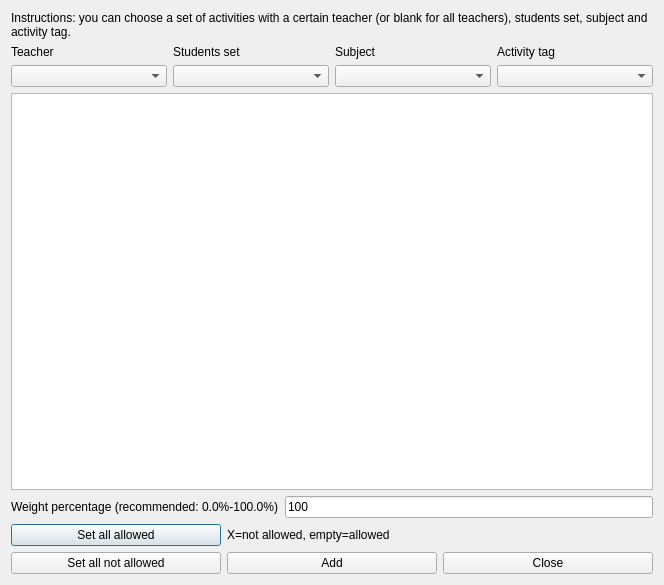
<?xml version="1.0" encoding="UTF-8"?>
<ui version="4.0">
 <class>AddConstraintActivitiesPreferredTimeSlotsForm_template</class>
 <widget class="QDialog" name="AddConstraintActivitiesPreferredTimeSlotsForm_template">
  <property name="geometry">
   <rect>
    <x>0</x>
    <y>0</y>
    <width>664</width>
    <height>585</height>
   </rect>
  </property>
  <property name="windowTitle">
   <string extracomment="This is the title of the dialog to add a new constraint of this type">Add activities preferred time slots</string>
  </property>
  <layout class="QGridLayout" name="gridLayout_2">
   <item row="0" column="0">
    <widget class="QLabel" name="instructionsTextLabel">
     <property name="sizePolicy">
      <sizepolicy hsizetype="Minimum" vsizetype="Minimum">
       <horstretch>0</horstretch>
       <verstretch>0</verstretch>
      </sizepolicy>
     </property>
     <property name="text">
      <string>Instructions: you can choose a set of activities with a certain teacher (or blank for all teachers), students set, subject and activity tag.</string>
     </property>
     <property name="wordWrap">
      <bool>true</bool>
     </property>
    </widget>
   </item>
   <item row="1" column="0">
    <layout class="QGridLayout" name="filterGridLayout">
     <item row="0" column="3">
      <widget class="QLabel" name="activityTagsTextLabel">
       <property name="text">
        <string>Activity tag</string>
       </property>
       <property name="wordWrap">
        <bool>false</bool>
       </property>
      </widget>
     </item>
     <item row="1" column="1">
      <widget class="QComboBox" name="studentsComboBox"/>
     </item>
     <item row="1" column="3">
      <widget class="QComboBox" name="activityTagsComboBox"/>
     </item>
     <item row="0" column="1">
      <widget class="QLabel" name="studentsTextLabel">
       <property name="text">
        <string>Students set</string>
       </property>
       <property name="wordWrap">
        <bool>false</bool>
       </property>
      </widget>
     </item>
     <item row="1" column="2">
      <widget class="QComboBox" name="subjectsComboBox"/>
     </item>
     <item row="0" column="2">
      <widget class="QLabel" name="subjectsTextLabel">
       <property name="text">
        <string>Subject</string>
       </property>
       <property name="wordWrap">
        <bool>false</bool>
       </property>
      </widget>
     </item>
     <item row="1" column="0">
      <widget class="QComboBox" name="teachersComboBox"/>
     </item>
     <item row="0" column="0">
      <widget class="QLabel" name="teachersTextLabel">
       <property name="text">
        <string>Teacher</string>
       </property>
       <property name="wordWrap">
        <bool>false</bool>
       </property>
      </widget>
     </item>
    </layout>
   </item>
   <item row="2" column="0">
    <widget class="QTableWidget" name="preferredTimesTable"/>
   </item>
   <item row="3" column="0">
    <layout class="QHBoxLayout" name="weightBoxLayout">
     <item>
      <widget class="QLabel" name="weightTextLabel">
       <property name="frameShape">
        <enum>QFrame::NoFrame</enum>
       </property>
       <property name="frameShadow">
        <enum>QFrame::Plain</enum>
       </property>
       <property name="text">
        <string>Weight percentage (recommended: 0.0%-100.0%)</string>
       </property>
       <property name="wordWrap">
        <bool>false</bool>
       </property>
      </widget>
     </item>
     <item>
      <widget class="QLineEdit" name="weightLineEdit">
       <property name="text">
        <string>100</string>
       </property>
      </widget>
     </item>
    </layout>
   </item>
   <item row="4" column="0">
    <layout class="QGridLayout" name="buttonsGridLayout">
     <item row="0" column="0">
      <widget class="QPushButton" name="setAllAllowedPushButton">
       <property name="text">
        <string>Set all allowed</string>
       </property>
      </widget>
     </item>
     <item row="0" column="1" colspan="2">
      <widget class="QLabel" name="label">
       <property name="text">
        <string extracomment="This is an explanation in a dialog for a constraint. It says that symbol X means that this slot is not allowed, and an empty cell means that the slot is allowed">X=not allowed, empty=allowed</string>
       </property>
      </widget>
     </item>
     <item row="1" column="0">
      <widget class="QPushButton" name="setAllNotAllowedPushButton">
       <property name="text">
        <string>Set all not allowed</string>
       </property>
      </widget>
     </item>
     <item row="1" column="1">
      <widget class="QPushButton" name="addConstraintPushButton">
       <property name="text">
        <string>Add</string>
       </property>
      </widget>
     </item>
     <item row="1" column="2">
      <widget class="QPushButton" name="closePushButton">
       <property name="text">
        <string>Close</string>
       </property>
      </widget>
     </item>
    </layout>
   </item>
  </layout>
 </widget>
 <layoutdefault spacing="6" margin="11"/>
 <tabstops>
  <tabstop>teachersComboBox</tabstop>
  <tabstop>studentsComboBox</tabstop>
  <tabstop>subjectsComboBox</tabstop>
  <tabstop>activityTagsComboBox</tabstop>
  <tabstop>weightLineEdit</tabstop>
  <tabstop>addConstraintPushButton</tabstop>
  <tabstop>closePushButton</tabstop>
  <tabstop>setAllAllowedPushButton</tabstop>
  <tabstop>setAllNotAllowedPushButton</tabstop>
 </tabstops>
 <resources/>
 <connections/>
</ui>
